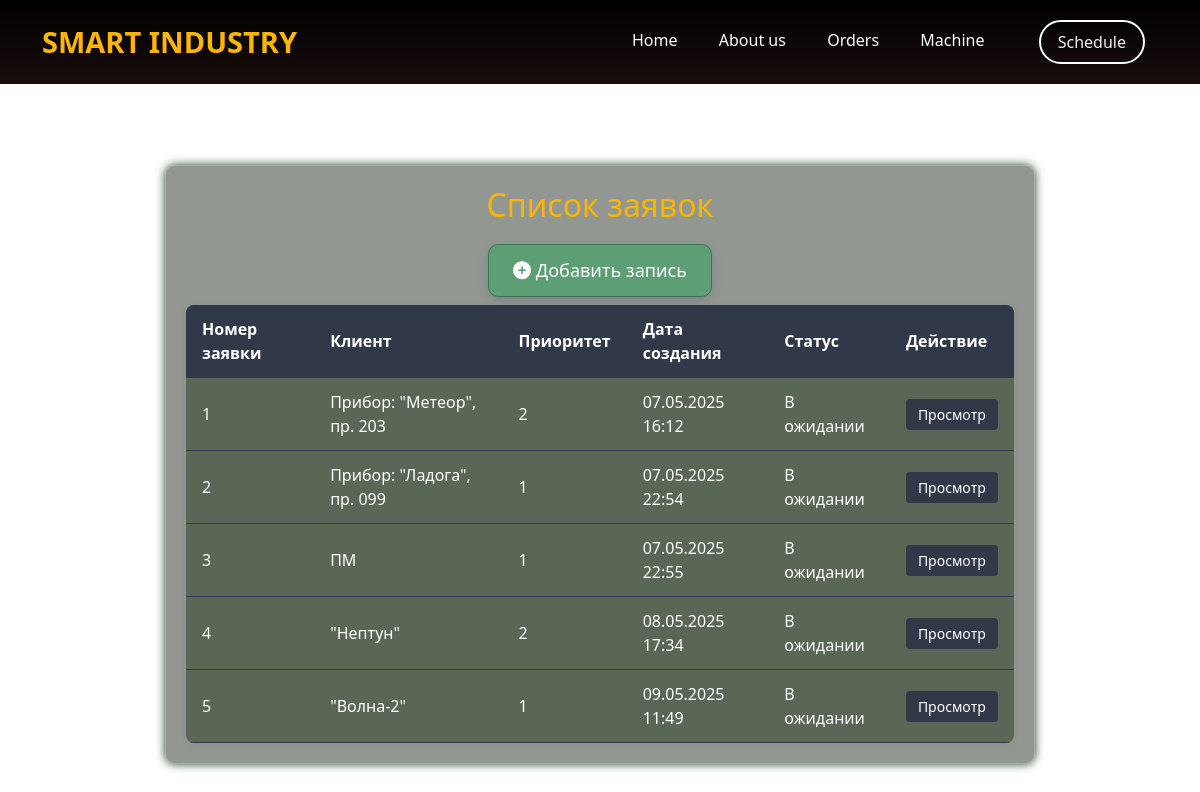
/orders/, run on an earlier commit of the app's database.
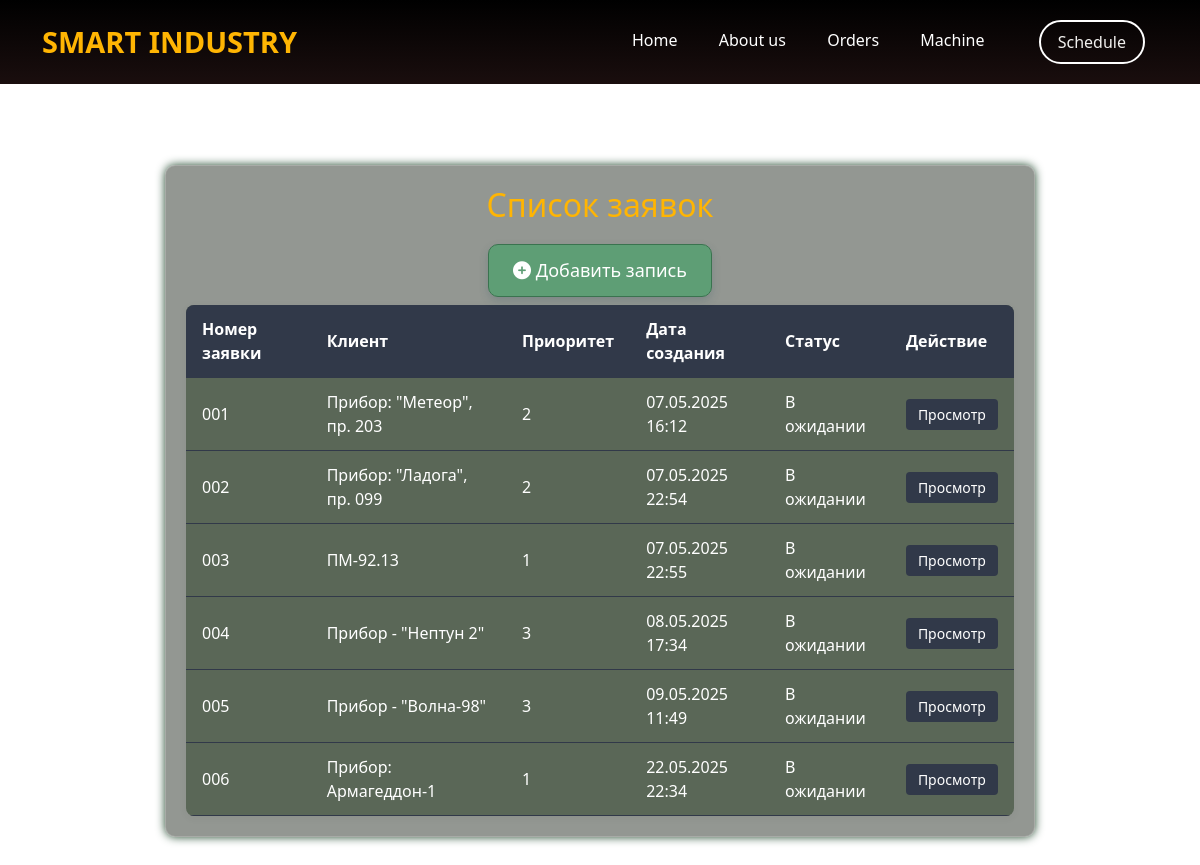
And on a later commit of the database.
### orders/models.py (models this page shows, shortened)
class Order(models.Model):
    customer = models.CharField('Клиент', max_length=100)
    order_number = models.CharField('Номер заявки', max_length=100, unique=True)
    created_at = models.DateTimeField('Дата создания', auto_now_add=True)
    priority = models.IntegerField('Приоритет', default=1)                     #чем меньше число, тем выше его приоритет
    customer_name = models.CharField('Наименование прибора', max_length=100)
    deadline = models.DateField('Дедлайн', default=timezone.now() + timedelta(days=7))
    status = models.CharField('Статус', max_length=100)
    class Meta:    #Этот класс существуюет для переименования модели в админке
        verbose_name = 'Заявка'
        verbose_name_plural = 'Заявки'

### orders/views.py (the view)
# urls.py: path('', views.orders_home, name='orders_home'),
def orders_home(request):
    orders = Order.objects.all()
    return render(request, 'orders/orders_home.html', {
        'orders': orders
    })

### orders/templates/orders/orders_home.html (shortened to what this page needs)
{% extends 'main/layout.html' %}
{% block content %}
  <div class="features machine-form">
    <h2>Список заявок</h2>
    <div class="custom-button-wrapper">
      <a href="{% url 'create_order' %}" class="custom-button">
        <i class="fas fa-plus-circle"></i> Добавить запись
      </a>
    </div>
    <table class="order-table">
      <thead>
        <tr>
          <th>Номер заявки</th>
          <th>Клиент</th>
          <th>Приоритет</th>
          <th>Дата создания</th>
          <th>Статус</th>
          <th>Действие</th>
        </tr>
      </thead>
      <tbody>
        {% for order in orders %}
          <tr>
            <td>{{ order.order_number }}</td>
            <td>{{ order.customer_name }}</td>
            <td>{{ order.priority }}</td>
            <td>{{ order.created_at|date:"d.m.Y H:i" }}</td>
            <td>{{ order.status }}</td>
            <td>
              <a class="btn-view" href="{% url 'order_detail' order.id %}">Просмотр</a>
            </td>
          </tr>
        {% endfor %}
      </tbody>
    </table>
  </div>
{% endblock %}

### main/templates/main/layout.html (shortened to what this page needs)
{% load static %}
<!DOCTYPE html>
<html lang="en">
<head>
    <link rel="stylesheet" href="{% static 'main/css/main_test.css' %}">
    <link rel="stylesheet" href="https://cdn.jsdelivr.net/npm/bootstrap@5.3.3/dist/css/bootstrap.min.css">
    <link rel="stylesheet" href="https://use.fontawesome.com/releases/v6.6.0/css/all.css">
    <link rel="stylesheet" href="{% static 'orders/css/style.css' %}">
    <link rel="stylesheet" href="{% static 'orders/css/style_2.css' %}">
</head>
<body>
    <div class="wrapper">
        <header class="container">
            <span class="logo">SMART INDUSTRY</span>
            <nav>
                <ul>
                    <li><a href="{% url 'home' %}">Home</a></li>
                    <li><a href="{% url 'about' %}">About us</a></li>
                    <li><a href="{% url 'orders_home' %}">Orders</a></li>
                    <li><a href="{% url 'machines_home' %}">Machine</a></li>
                    <li class="btn"><a href="{% url 'schedule_home' %}">Schedule</a></li>
                </ul>
            </nav>
        </header>
    </div>
    <main class="back">
        {% block content %} {% endblock %}
    </main>
</body>
</html>

### main/static/main/css/main_test.css (style rules this page uses)
* { margin: 0; padding: 0; text-decoration: none; box-sizing: border-box; }
body { font-family: 'Poppins', sans-serif; font-weight: 400; color: #fff; min-height: 100vh; margin: 0; background: url('/static/main/img/background.jpg') no-repeat center center fixed; background-size: cover; }
.wrapper { background: linear-gradient(180deg, rgba(0, 0, 0, 1) 0%, rgba(26, 14, 14) 100%); width: 100%; }
.container { width: 100%; max-width: 1400px; margin: 0 auto; }
header { padding: 20px 0; }
header .logo { text-transform: uppercase; font-size: 29px; font-weight: 800; }
header nav { float: right; width: 50%; padding: 8px 0; }
header nav ul { list-style: none; display: flex; justify-content: space-between; }
header nav ul li { display: inline-block; text-decoration: none; }
header nav ul li a { color: #fff; }
header nav ul li.btn a { background: transparent; padding: 9px 17px; border-radius: 30px; border: 2px solid #ffffff; color: #f1f0ee; text-decoration: none; transition: all 500ms ease; }
header nav ul li.btn { margin-top: -5px; }
main { width: 100%; min-height: calc(100vh - 100px); display: flex; justify-content: center; align-items: flex-start; padding: 60px 20px; }
main .features { color: #FFF; text-align: center; width: 75%; max-width: 1000px; }
.logo { color: #ffb503 !important; }
.machine-form { background-color: rgba(40, 48, 39, 0.5); color: #ffffff; border-radius: 10px; padding: 20px; margin: 20px auto; max-width: 1280px; text-align: left; box-shadow: 0 0 10px rgb(33, 73, 45); border: 1px solid rgba(255, 255, 255, 0.2); }
.custom-button-wrapper { text-align: center; margin-top: 20px; }
.custom-button { display: inline-block; padding: 12px 24px; background-color: rgba(82, 161, 111, 0.8); color: #fff; border: 1px solid #3a734f; border-radius: 10px; font-size: 18px; text-decoration: none; box-shadow: 0 4px 10px rgba(30, 72, 87, 0.2); transition: all 0.3s ease; }

### orders/static/orders/css/style.css (style rules this page uses)
h2 { margin-bottom: 20px; color: #ffb503; }
.order-table { width: 100%; border-collapse: collapse; background-color: #5a6757; box-shadow: 0 2px 8px rgba(0, 0, 0, 0.05); border-radius: 8px; overflow: hidden; }
.order-table thead { background-color: #313949; color: #fff; }
.order-table th, .order-table td { padding: 12px 16px; text-align: left; border-bottom: 1px solid #313949; }
.btn-view { background-color: #313949; color: white; padding: 6px 12px; text-decoration: none; border-radius: 4px; font-size: 14px; transition: background-color 0.3s; }

### orders/static/orders/css/style_2.css (style rules this page uses)
a, u { text-decoration: none; }

What changed in the data, as far as the page shows it:
changed Order "Прибор: \"Метеор\", пр. 203": order_number "1" → "001"
changed Order "Прибор: \"Ладога\", пр. 099": order_number "2" → "002"; priority "1" → "2"
changed Order (number 3 of 6 on the later page): order_number "3" → "003"; customer_name "ПМ" → "ПМ-92.13"
changed Order: order_number "4" → "004"; customer_name "\"Нептун\"" → "Прибор - \"Нептун 2\""; priority "2" → "3"
changed Order: order_number "5" → "005"; customer_name "\"Волна-2\"" → "Прибор - \"Волна-98\""; priority "1" → "3"
added Order: order_number "006", customer_name "Прибор: Армагеддон-1", priority "1", created_at "22.05.2025 22:34", status "В ожидании"
